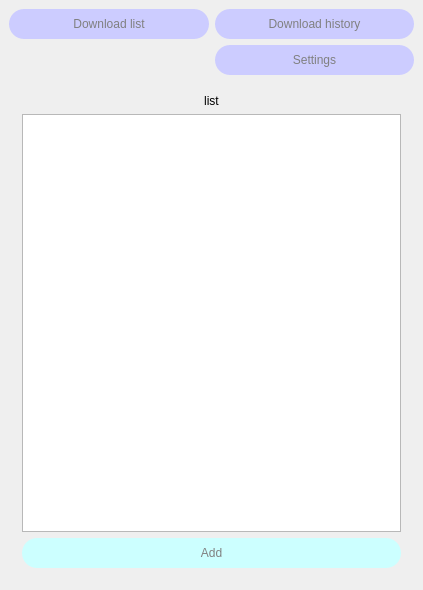
<?xml version="1.0" encoding="UTF-8"?>
<ui version="4.0">
 <class>MainWindow</class>
 <widget class="QMainWindow" name="MainWindow">
  <property name="geometry">
   <rect>
    <x>0</x>
    <y>0</y>
    <width>423</width>
    <height>590</height>
   </rect>
  </property>
  <property name="windowTitle">
   <string>MainWindow</string>
  </property>
  <widget class="QWidget" name="centralwidget">
   <layout class="QGridLayout" name="gridLayout">
    <item row="0" column="0">
     <widget class="QPushButton" name="pbDownloadList">
      <property name="minimumSize">
       <size>
        <width>100</width>
        <height>30</height>
       </size>
      </property>
      <property name="styleSheet">
       <string notr="true">border-radius: 15px;
color:grey;
background-color:#ccccff;</string>
      </property>
      <property name="text">
       <string>Download list</string>
      </property>
     </widget>
    </item>
    <item row="0" column="1">
     <widget class="QPushButton" name="pbDownloadHistory">
      <property name="minimumSize">
       <size>
        <width>100</width>
        <height>30</height>
       </size>
      </property>
      <property name="styleSheet">
       <string notr="true">border-radius: 15px;
color:grey;
background-color:#ccccff;</string>
      </property>
      <property name="text">
       <string>Download history</string>
      </property>
     </widget>
    </item>
    <item row="2" column="0" colspan="2">
     <widget class="QStackedWidget" name="stackedWidget">
      <property name="currentIndex">
       <number>2</number>
      </property>
      <widget class="QWidget" name="pDownloadHistory">
       <layout class="QGridLayout" name="gridLayout_3">
        <item row="0" column="0">
         <widget class="QWidget" name="wDownloadHistory" native="true">
          <layout class="QVBoxLayout" name="verticalLayout_2">
           <property name="leftMargin">
            <number>4</number>
           </property>
           <property name="topMargin">
            <number>4</number>
           </property>
           <property name="rightMargin">
            <number>4</number>
           </property>
           <property name="bottomMargin">
            <number>4</number>
           </property>
           <item>
            <widget class="QLabel" name="label_3">
             <property name="text">
              <string>history</string>
             </property>
             <property name="alignment">
              <set>Qt::AlignmentFlag::AlignCenter</set>
             </property>
            </widget>
           </item>
           <item>
            <widget class="QListWidget" name="lwHistory"/>
           </item>
           <item>
            <widget class="QPushButton" name="pbClearAllHistory">
             <property name="minimumSize">
              <size>
               <width>100</width>
               <height>30</height>
              </size>
             </property>
             <property name="styleSheet">
              <string notr="true">border-radius: 15px;
color:grey;
background-color:#ffccff;</string>
             </property>
             <property name="text">
              <string>clear all</string>
             </property>
            </widget>
           </item>
          </layout>
         </widget>
        </item>
       </layout>
      </widget>
      <widget class="QWidget" name="pSettings">
       <layout class="QGridLayout" name="gridLayout_4">
        <item row="0" column="0">
         <widget class="QWidget" name="wSettings" native="true">
          <layout class="QGridLayout" name="gridLayout_6">
           <item row="0" column="1">
            <spacer name="verticalSpacer">
             <property name="orientation">
              <enum>Qt::Orientation::Vertical</enum>
             </property>
             <property name="sizeHint" stdset="0">
              <size>
               <width>20</width>
               <height>98</height>
              </size>
             </property>
            </spacer>
           </item>
           <item row="1" column="0">
            <spacer name="horizontalSpacer">
             <property name="orientation">
              <enum>Qt::Orientation::Horizontal</enum>
             </property>
             <property name="sizeHint" stdset="0">
              <size>
               <width>201</width>
               <height>20</height>
              </size>
             </property>
            </spacer>
           </item>
           <item row="1" column="1">
            <widget class="QWidget" name="widget" native="true">
             <layout class="QGridLayout" name="gridLayout_5">
              <item row="1" column="2">
               <widget class="QSpinBox" name="spinBox_2"/>
              </item>
              <item row="0" column="0">
               <widget class="QLabel" name="label">
                <property name="text">
                 <string>Threads count</string>
                </property>
               </widget>
              </item>
              <item row="3" column="0" colspan="3">
               <widget class="QPushButton" name="pbSaveSettings">
                <property name="minimumSize">
                 <size>
                  <width>100</width>
                  <height>30</height>
                 </size>
                </property>
                <property name="styleSheet">
                 <string notr="true">border-radius: 15px;
color:grey;
background-color:#ccffff;</string>
                </property>
                <property name="text">
                 <string>Save</string>
                </property>
               </widget>
              </item>
              <item row="1" column="0" colspan="2">
               <widget class="QLabel" name="label_2">
                <property name="text">
                 <string>Max download count</string>
                </property>
               </widget>
              </item>
              <item row="0" column="2">
               <widget class="QSpinBox" name="spinBox"/>
              </item>
              <item row="2" column="0">
               <widget class="QLabel" name="label_5">
                <property name="text">
                 <string>Download directory</string>
                </property>
               </widget>
              </item>
              <item row="2" column="2">
               <widget class="QPushButton" name="pbSaveTo">
                <property name="text">
                 <string>Save to</string>
                </property>
               </widget>
              </item>
             </layout>
            </widget>
           </item>
           <item row="1" column="2">
            <spacer name="horizontalSpacer_2">
             <property name="orientation">
              <enum>Qt::Orientation::Horizontal</enum>
             </property>
             <property name="sizeHint" stdset="0">
              <size>
               <width>201</width>
               <height>20</height>
              </size>
             </property>
            </spacer>
           </item>
           <item row="2" column="1">
            <spacer name="verticalSpacer_2">
             <property name="orientation">
              <enum>Qt::Orientation::Vertical</enum>
             </property>
             <property name="sizeHint" stdset="0">
              <size>
               <width>20</width>
               <height>97</height>
              </size>
             </property>
            </spacer>
           </item>
          </layout>
         </widget>
        </item>
       </layout>
      </widget>
      <widget class="QWidget" name="pDownloadList">
       <layout class="QGridLayout" name="gridLayout_2">
        <item row="0" column="0">
         <widget class="QWidget" name="wDownloadList" native="true">
          <layout class="QVBoxLayout" name="verticalLayout">
           <property name="leftMargin">
            <number>4</number>
           </property>
           <property name="topMargin">
            <number>4</number>
           </property>
           <property name="rightMargin">
            <number>4</number>
           </property>
           <property name="bottomMargin">
            <number>4</number>
           </property>
           <item>
            <widget class="QLabel" name="label_4">
             <property name="text">
              <string>list</string>
             </property>
             <property name="alignment">
              <set>Qt::AlignmentFlag::AlignCenter</set>
             </property>
            </widget>
           </item>
           <item>
            <widget class="QListWidget" name="lwInProgress"/>
           </item>
           <item>
            <widget class="QPushButton" name="pbAddDownload">
             <property name="minimumSize">
              <size>
               <width>100</width>
               <height>30</height>
              </size>
             </property>
             <property name="styleSheet">
              <string notr="true">border-radius: 15px;
color:grey;
background-color:#ccffff;</string>
             </property>
             <property name="text">
              <string>Add</string>
             </property>
            </widget>
           </item>
          </layout>
         </widget>
        </item>
       </layout>
      </widget>
     </widget>
    </item>
    <item row="1" column="1">
     <widget class="QPushButton" name="pbSettings">
      <property name="minimumSize">
       <size>
        <width>100</width>
        <height>30</height>
       </size>
      </property>
      <property name="styleSheet">
       <string notr="true">border-radius: 15px;
color:grey;
background-color:#ccccff;</string>
      </property>
      <property name="text">
       <string>Settings</string>
      </property>
     </widget>
    </item>
   </layout>
  </widget>
 </widget>
 <resources/>
 <connections/>
</ui>
